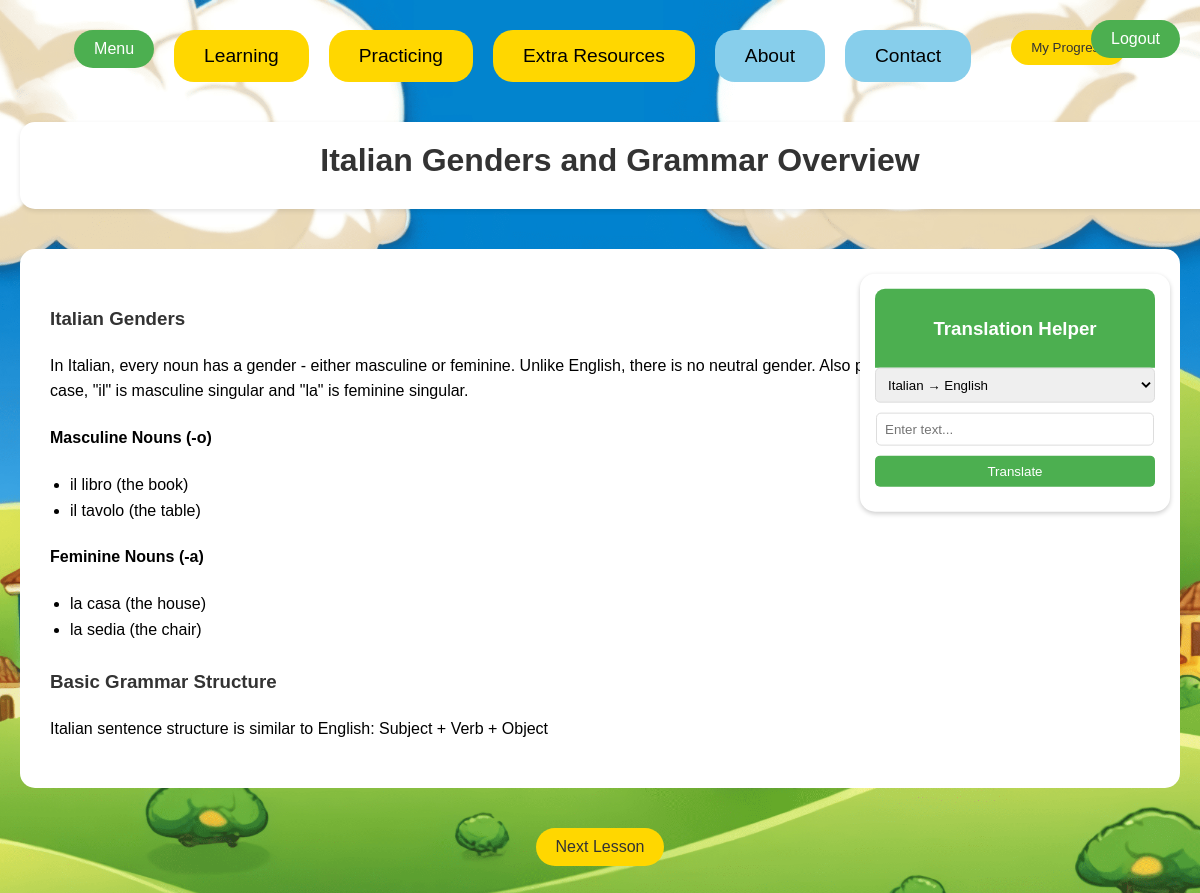
/learning/grammar/1 (signed in), run on the app's committed database.
### models.py (models this page shows)
class GrammarLesson(db.Model):
    id = db.Column(db.Integer, primary_key=True)
    title = db.Column(db.String(200), nullable=False)
    content = db.Column(db.Text, nullable=False)
    lesson_number = db.Column(db.Integer, nullable=False)
    category = db.Column(db.String(50))

### routes/learning.py (the view)
@learning.route('/learning/grammar/<int:lesson_number>', methods=['GET', 'POST'])
def grammar_lesson(lesson_number):
    current_user = get_current_user()
    translation = None
    if request.method == 'POST':
        text = request.form.get('text')
        direction = request.form.get('direction')
        from_lang, to_lang = direction.split('-')
        translator = Translator(from_lang=from_lang, to_lang=to_lang)
        translation = translator.translate(text)
    if current_user:
        mark_lesson_complete(current_user.id, 'grammar', lesson_number)
    if lesson_number not in [1, 2]:
        return redirect(url_for('learning.index'))
    grammar_item = GrammarLesson.query.filter_by(lesson_number=lesson_number).first()
    return render_template('grammar_lesson.html',
                         lesson=grammar_item,
                         lesson_number=lesson_number,
                         current_user=current_user,
                         translation=translation)

### routes/learning.py (called while the page is built)
def mark_lesson_complete(user_id, content_type, lesson_number):
    progress = UserProgress.query.filter_by(
        user_id=user_id,
        content_type=content_type,
        lesson_number=lesson_number
    ).first()
    if not progress:
        progress = UserProgress(
            user_id=user_id,
            content_type=content_type,
            lesson_number=lesson_number,
            completed=True
        )
        db.session.add(progress)
    else:
        progress.completed = True
        progress.completion_date = datetime.utcnow()
    db.session.commit()

### utils.py (called while the page is built)
def get_current_user():
    if 'user_id' in session:
        return User.query.get(session['user_id'])
    return None

### templates/grammar_lesson.html (shortened to what this page needs)
{% extends 'base.html' %}
{% block body %}
<div class="content">
    <header class="lesson-header">
        <h1>{{ lesson.title }}</h1>
    </header>
    <div class="grammar-content">
        {{ lesson.content|safe }}
    </div>
    <div class="lesson-navigation">
        {% if lesson_number < 2 %}
        <a href="{{ url_for('learning.grammar_lesson', lesson_number=lesson_number+1) }}" class="nav-button">Next Lesson</a>
        {% endif %}
    </div>
</div>
<div class="translation-box">
    <div class="translation-header">
        <h3>Translation Helper</h3>
    </div>
    <form method="POST" class="translation-form">
        <select name="direction" class="translate-select">
            <option value="it-en">Italian → English</option>
        </select>
        <input type="text" name="text" class="translate-input" placeholder="Enter text...">
        <button type="submit" class="translate-button">Translate</button>
</form>
</div>
{% endblock %}

### static/css/main.css (style rules this page uses)
body, html { margin: 0; font-family: sans-serif; height: 100%; display: flex; flex-direction: column; justify-content: space-between; background-image: url('/static/images/homepage_web_draft_1.png'); background-size: cover; background-position: center; background-repeat: no-repeat; background-attachment: fixed; background-color: lightblue; }
.content { max-width: 1200px; margin: 0 auto; padding: 20px; position: relative; background-color: transparent; border-radius: 15px; }
.lesson-navigation { display: flex; justify-content: center; gap: 20px; margin: 20px 0; }
.nav-button { padding: 10px 20px; background-color: #FFD700; border: none; border-radius: 20px; color: #333; text-decoration: none; transition: background-color 0.3s ease; }
.lesson-header { background-color: white; border-radius: 15px; padding: 20px; margin: 20px 0; text-align: center; width: 100%; box-shadow: 0 2px 5px rgba(0,0,0,0.1); }
.lesson-header h1 { margin: 0 0 10px 0; color: #333; }
.content { max-width: 1200px; margin: 0 auto; padding: 20px; display: flex; flex-direction: column; align-items: center; }
.grammar-content { background: white; border-radius: 15px; padding: 30px; margin: 20px 0; line-height: 1.6; }
.grammar-content h3 { color: #333; margin-top: 25px; }
.grammar-content ul { margin: 15px 0; padding-left: 20px; }
.lesson-header { background-color: white; border-radius: 15px; padding: 20px; margin: 20px auto; text-align: center; width: 100%; box-shadow: 0 2px 5px rgba(0,0,0,0.1); }
.content { position: relative; min-height: 100vh; }
.translation-box { position: fixed; right: 30px; top: 40%; transform: translateY(-40%); background: white; border-radius: 15px; box-shadow: 0 2px 5px rgba(0,0,0,0.2); width: 280px; padding: 15px; }
.translation-form > * { margin-bottom: 10px; width: 100%; }
.translation-header { background-color: #4CAF50; color: white; padding: 10px; border-radius: 10px 10px 0 0; text-align: center; }
.translate-select { width: 100%; padding: 8px; margin-bottom: 10px; border-radius: 5px; border: 1px solid #ddd; }
.translate-input { width: calc(100% - 2px); box-sizing: border-box; padding: 8px; margin: 0 auto; margin-bottom: 10px; display: block; border-radius: 5px; border: 1px solid #ddd; }
.translate-button { width: 100%; padding: 8px; background-color: #4CAF50; color: white; border: none; border-radius: 5px; cursor: pointer; }

### data on the page
GrammarLesson: title "Italian Genders and Grammar Overview", content "Italian Genders In Italian, every noun has a gender - either masculine or feminine. Unlike English, there is no neutral gender. Also pay attention to the articles used. In this case, \"il\" is masculine singular and \"la\" is feminine singular. Masculine Nouns (-o) il libro (the book) il tavolo (the table) Feminine Nouns (-a) la casa (the house) la sedia (the chair) Basic Grammar Structure Italian sentence structure is similar to English: Subject + Verb + Object"
